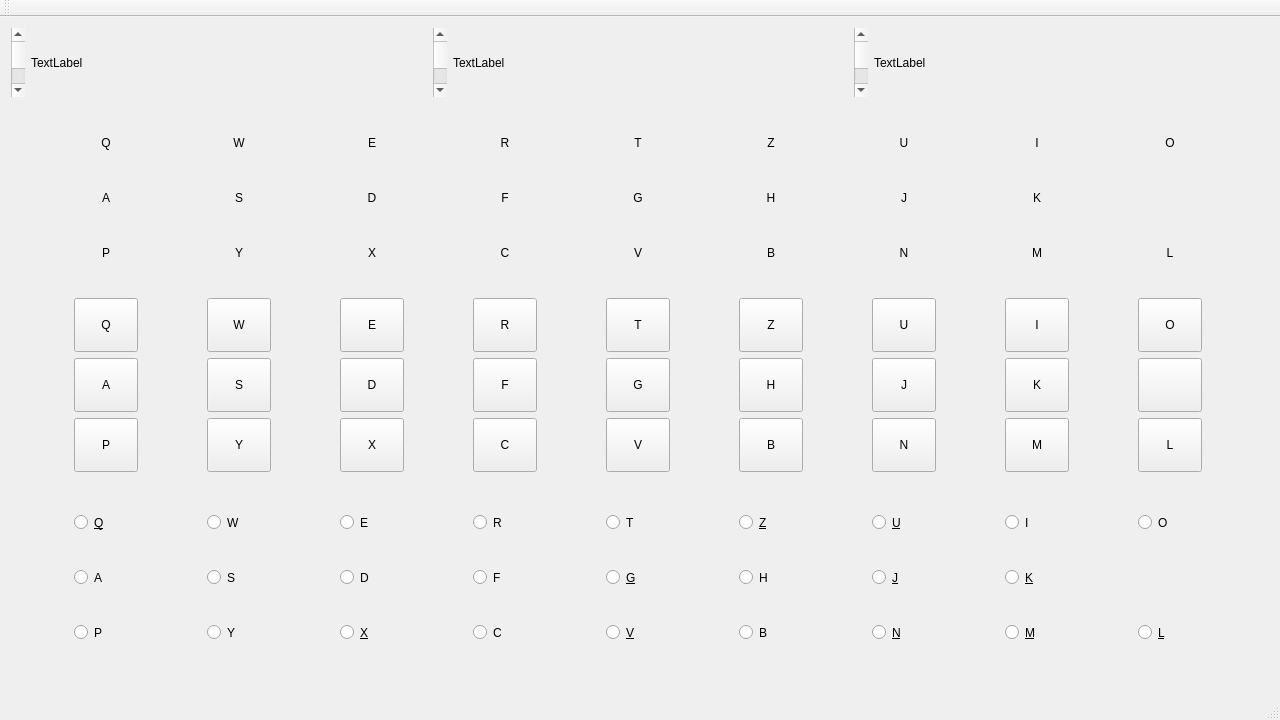
<?xml version="1.0" encoding="UTF-8"?>
<ui version="4.0">
 <class>MainWindow</class>
 <widget class="QMainWindow" name="MainWindow">
  <property name="geometry">
   <rect>
    <x>0</x>
    <y>0</y>
    <width>1280</width>
    <height>720</height>
   </rect>
  </property>
  <property name="windowTitle">
   <string>MainWindow</string>
  </property>
  <widget class="QWidget" name="centralWidget">
   <widget class="QWidget" name="gridLayoutWidget">
    <property name="geometry">
     <rect>
      <x>0</x>
      <y>270</y>
      <width>1281</width>
      <height>196</height>
     </rect>
    </property>
    <layout class="QGridLayout" name="gridLayout">
     <item row="1" column="7">
      <widget class="WidgetTasto" name="btK">
       <property name="maximumSize">
        <size>
         <width>64</width>
         <height>64</height>
        </size>
       </property>
       <property name="text">
        <string notr="true">K</string>
       </property>
      </widget>
     </item>
     <item row="2" column="4">
      <widget class="WidgetTasto" name="btV">
       <property name="maximumSize">
        <size>
         <width>64</width>
         <height>64</height>
        </size>
       </property>
       <property name="text">
        <string notr="true">V</string>
       </property>
      </widget>
     </item>
     <item row="0" column="5">
      <widget class="WidgetTasto" name="btZ">
       <property name="maximumSize">
        <size>
         <width>64</width>
         <height>64</height>
        </size>
       </property>
       <property name="text">
        <string notr="true">Z</string>
       </property>
      </widget>
     </item>
     <item row="1" column="3">
      <widget class="WidgetTasto" name="btF">
       <property name="maximumSize">
        <size>
         <width>64</width>
         <height>64</height>
        </size>
       </property>
       <property name="text">
        <string notr="true">F</string>
       </property>
      </widget>
     </item>
     <item row="0" column="0">
      <widget class="WidgetTasto" name="btQ">
       <property name="maximumSize">
        <size>
         <width>64</width>
         <height>64</height>
        </size>
       </property>
       <property name="text">
        <string notr="true">Q</string>
       </property>
      </widget>
     </item>
     <item row="2" column="5">
      <widget class="WidgetTasto" name="btB">
       <property name="maximumSize">
        <size>
         <width>64</width>
         <height>64</height>
        </size>
       </property>
       <property name="text">
        <string notr="true">B</string>
       </property>
      </widget>
     </item>
     <item row="2" column="2">
      <widget class="WidgetTasto" name="btX">
       <property name="maximumSize">
        <size>
         <width>64</width>
         <height>64</height>
        </size>
       </property>
       <property name="text">
        <string notr="true">X</string>
       </property>
      </widget>
     </item>
     <item row="1" column="6">
      <widget class="WidgetTasto" name="btJ">
       <property name="maximumSize">
        <size>
         <width>64</width>
         <height>64</height>
        </size>
       </property>
       <property name="text">
        <string notr="true">J</string>
       </property>
      </widget>
     </item>
     <item row="2" column="3">
      <widget class="WidgetTasto" name="btC">
       <property name="maximumSize">
        <size>
         <width>64</width>
         <height>64</height>
        </size>
       </property>
       <property name="text">
        <string notr="true">C</string>
       </property>
      </widget>
     </item>
     <item row="0" column="4">
      <widget class="WidgetTasto" name="btT">
       <property name="maximumSize">
        <size>
         <width>64</width>
         <height>64</height>
        </size>
       </property>
       <property name="text">
        <string notr="true">T</string>
       </property>
      </widget>
     </item>
     <item row="2" column="6">
      <widget class="WidgetTasto" name="btN">
       <property name="maximumSize">
        <size>
         <width>64</width>
         <height>64</height>
        </size>
       </property>
       <property name="text">
        <string notr="true">N</string>
       </property>
      </widget>
     </item>
     <item row="2" column="7">
      <widget class="WidgetTasto" name="btM">
       <property name="maximumSize">
        <size>
         <width>64</width>
         <height>64</height>
        </size>
       </property>
       <property name="text">
        <string notr="true">M</string>
       </property>
      </widget>
     </item>
     <item row="0" column="7">
      <widget class="WidgetTasto" name="btI">
       <property name="maximumSize">
        <size>
         <width>64</width>
         <height>64</height>
        </size>
       </property>
       <property name="text">
        <string notr="true">I</string>
       </property>
      </widget>
     </item>
     <item row="0" column="3">
      <widget class="WidgetTasto" name="btR">
       <property name="maximumSize">
        <size>
         <width>64</width>
         <height>64</height>
        </size>
       </property>
       <property name="text">
        <string notr="true">R</string>
       </property>
      </widget>
     </item>
     <item row="1" column="4">
      <widget class="WidgetTasto" name="btG">
       <property name="maximumSize">
        <size>
         <width>64</width>
         <height>64</height>
        </size>
       </property>
       <property name="text">
        <string notr="true">G</string>
       </property>
      </widget>
     </item>
     <item row="1" column="2">
      <widget class="WidgetTasto" name="btD">
       <property name="maximumSize">
        <size>
         <width>64</width>
         <height>64</height>
        </size>
       </property>
       <property name="text">
        <string notr="true">D</string>
       </property>
      </widget>
     </item>
     <item row="2" column="1">
      <widget class="WidgetTasto" name="btY">
       <property name="maximumSize">
        <size>
         <width>64</width>
         <height>64</height>
        </size>
       </property>
       <property name="text">
        <string notr="true">Y</string>
       </property>
      </widget>
     </item>
     <item row="1" column="0">
      <widget class="WidgetTasto" name="btA">
       <property name="maximumSize">
        <size>
         <width>64</width>
         <height>64</height>
        </size>
       </property>
       <property name="text">
        <string notr="true">A</string>
       </property>
      </widget>
     </item>
     <item row="0" column="1">
      <widget class="WidgetTasto" name="btW">
       <property name="maximumSize">
        <size>
         <width>64</width>
         <height>64</height>
        </size>
       </property>
       <property name="text">
        <string notr="true">W</string>
       </property>
      </widget>
     </item>
     <item row="1" column="1">
      <widget class="WidgetTasto" name="btS">
       <property name="maximumSize">
        <size>
         <width>64</width>
         <height>64</height>
        </size>
       </property>
       <property name="text">
        <string notr="true">S</string>
       </property>
      </widget>
     </item>
     <item row="0" column="6">
      <widget class="WidgetTasto" name="btU">
       <property name="maximumSize">
        <size>
         <width>64</width>
         <height>64</height>
        </size>
       </property>
       <property name="text">
        <string notr="true">U</string>
       </property>
      </widget>
     </item>
     <item row="1" column="5">
      <widget class="WidgetTasto" name="btH">
       <property name="maximumSize">
        <size>
         <width>64</width>
         <height>64</height>
        </size>
       </property>
       <property name="text">
        <string notr="true">H</string>
       </property>
      </widget>
     </item>
     <item row="0" column="2">
      <widget class="WidgetTasto" name="btE">
       <property name="maximumSize">
        <size>
         <width>64</width>
         <height>64</height>
        </size>
       </property>
       <property name="text">
        <string notr="true">E</string>
       </property>
      </widget>
     </item>
     <item row="2" column="0">
      <widget class="WidgetTasto" name="btP">
       <property name="maximumSize">
        <size>
         <width>64</width>
         <height>64</height>
        </size>
       </property>
       <property name="text">
        <string notr="true">P</string>
       </property>
      </widget>
     </item>
     <item row="0" column="8">
      <widget class="WidgetTasto" name="btO">
       <property name="maximumSize">
        <size>
         <width>64</width>
         <height>64</height>
        </size>
       </property>
       <property name="text">
        <string notr="true">O</string>
       </property>
      </widget>
     </item>
     <item row="1" column="8">
      <widget class="WidgetTasto" name="bt_">
       <property name="maximumSize">
        <size>
         <width>64</width>
         <height>64</height>
        </size>
       </property>
       <property name="text">
        <string notr="true"/>
       </property>
      </widget>
     </item>
     <item row="2" column="8">
      <widget class="WidgetTasto" name="btL">
       <property name="maximumSize">
        <size>
         <width>64</width>
         <height>64</height>
        </size>
       </property>
       <property name="text">
        <string notr="true">L</string>
       </property>
      </widget>
     </item>
    </layout>
   </widget>
   <widget class="QWidget" name="gridLayoutWidget_2">
    <property name="geometry">
     <rect>
      <x>0</x>
      <y>90</y>
      <width>1281</width>
      <height>181</height>
     </rect>
    </property>
    <layout class="QGridLayout" name="gridLayout_2">
     <item row="2" column="1">
      <widget class="WidgetLuce" name="lY">
       <property name="maximumSize">
        <size>
         <width>64</width>
         <height>64</height>
        </size>
       </property>
       <property name="text">
        <string>Y</string>
       </property>
       <property name="alignment">
        <set>Qt::AlignCenter</set>
       </property>
      </widget>
     </item>
     <item row="0" column="0">
      <widget class="WidgetLuce" name="lQ">
       <property name="maximumSize">
        <size>
         <width>64</width>
         <height>64</height>
        </size>
       </property>
       <property name="text">
        <string>Q</string>
       </property>
       <property name="alignment">
        <set>Qt::AlignCenter</set>
       </property>
      </widget>
     </item>
     <item row="0" column="3">
      <widget class="WidgetLuce" name="lR">
       <property name="maximumSize">
        <size>
         <width>64</width>
         <height>64</height>
        </size>
       </property>
       <property name="text">
        <string>R</string>
       </property>
       <property name="alignment">
        <set>Qt::AlignCenter</set>
       </property>
      </widget>
     </item>
     <item row="1" column="0">
      <widget class="WidgetLuce" name="lA">
       <property name="maximumSize">
        <size>
         <width>64</width>
         <height>64</height>
        </size>
       </property>
       <property name="text">
        <string>A</string>
       </property>
       <property name="alignment">
        <set>Qt::AlignCenter</set>
       </property>
      </widget>
     </item>
     <item row="1" column="4">
      <widget class="WidgetLuce" name="lG">
       <property name="maximumSize">
        <size>
         <width>64</width>
         <height>64</height>
        </size>
       </property>
       <property name="text">
        <string>G</string>
       </property>
       <property name="alignment">
        <set>Qt::AlignCenter</set>
       </property>
      </widget>
     </item>
     <item row="1" column="2">
      <widget class="WidgetLuce" name="lD">
       <property name="maximumSize">
        <size>
         <width>64</width>
         <height>64</height>
        </size>
       </property>
       <property name="text">
        <string>D</string>
       </property>
       <property name="alignment">
        <set>Qt::AlignCenter</set>
       </property>
      </widget>
     </item>
     <item row="2" column="5">
      <widget class="WidgetLuce" name="lB">
       <property name="maximumSize">
        <size>
         <width>64</width>
         <height>64</height>
        </size>
       </property>
       <property name="text">
        <string>B</string>
       </property>
       <property name="alignment">
        <set>Qt::AlignCenter</set>
       </property>
      </widget>
     </item>
     <item row="1" column="1">
      <widget class="WidgetLuce" name="lS">
       <property name="maximumSize">
        <size>
         <width>64</width>
         <height>64</height>
        </size>
       </property>
       <property name="text">
        <string>S</string>
       </property>
       <property name="alignment">
        <set>Qt::AlignCenter</set>
       </property>
      </widget>
     </item>
     <item row="0" column="2">
      <widget class="WidgetLuce" name="lE">
       <property name="maximumSize">
        <size>
         <width>64</width>
         <height>64</height>
        </size>
       </property>
       <property name="text">
        <string>E</string>
       </property>
       <property name="alignment">
        <set>Qt::AlignCenter</set>
       </property>
      </widget>
     </item>
     <item row="2" column="3">
      <widget class="WidgetLuce" name="lC">
       <property name="maximumSize">
        <size>
         <width>64</width>
         <height>64</height>
        </size>
       </property>
       <property name="text">
        <string>C</string>
       </property>
       <property name="alignment">
        <set>Qt::AlignCenter</set>
       </property>
      </widget>
     </item>
     <item row="2" column="4">
      <widget class="WidgetLuce" name="lV">
       <property name="maximumSize">
        <size>
         <width>64</width>
         <height>64</height>
        </size>
       </property>
       <property name="text">
        <string>V</string>
       </property>
       <property name="alignment">
        <set>Qt::AlignCenter</set>
       </property>
      </widget>
     </item>
     <item row="1" column="5">
      <widget class="WidgetLuce" name="lH">
       <property name="maximumSize">
        <size>
         <width>64</width>
         <height>64</height>
        </size>
       </property>
       <property name="text">
        <string>H</string>
       </property>
       <property name="alignment">
        <set>Qt::AlignCenter</set>
       </property>
      </widget>
     </item>
     <item row="2" column="0">
      <widget class="WidgetLuce" name="lP">
       <property name="maximumSize">
        <size>
         <width>64</width>
         <height>64</height>
        </size>
       </property>
       <property name="text">
        <string>P</string>
       </property>
       <property name="alignment">
        <set>Qt::AlignCenter</set>
       </property>
      </widget>
     </item>
     <item row="2" column="2">
      <widget class="WidgetLuce" name="lX">
       <property name="maximumSize">
        <size>
         <width>64</width>
         <height>64</height>
        </size>
       </property>
       <property name="text">
        <string>X</string>
       </property>
       <property name="alignment">
        <set>Qt::AlignCenter</set>
       </property>
      </widget>
     </item>
     <item row="0" column="5">
      <widget class="WidgetLuce" name="lZ">
       <property name="maximumSize">
        <size>
         <width>64</width>
         <height>64</height>
        </size>
       </property>
       <property name="text">
        <string>Z</string>
       </property>
       <property name="alignment">
        <set>Qt::AlignCenter</set>
       </property>
      </widget>
     </item>
     <item row="0" column="1">
      <widget class="WidgetLuce" name="lW">
       <property name="maximumSize">
        <size>
         <width>64</width>
         <height>64</height>
        </size>
       </property>
       <property name="text">
        <string>W</string>
       </property>
       <property name="alignment">
        <set>Qt::AlignCenter</set>
       </property>
      </widget>
     </item>
     <item row="0" column="4">
      <widget class="WidgetLuce" name="lT">
       <property name="maximumSize">
        <size>
         <width>64</width>
         <height>64</height>
        </size>
       </property>
       <property name="text">
        <string>T</string>
       </property>
       <property name="alignment">
        <set>Qt::AlignCenter</set>
       </property>
      </widget>
     </item>
     <item row="1" column="3">
      <widget class="WidgetLuce" name="lF">
       <property name="maximumSize">
        <size>
         <width>64</width>
         <height>64</height>
        </size>
       </property>
       <property name="text">
        <string>F</string>
       </property>
       <property name="alignment">
        <set>Qt::AlignCenter</set>
       </property>
      </widget>
     </item>
     <item row="0" column="6">
      <widget class="WidgetLuce" name="lU">
       <property name="maximumSize">
        <size>
         <width>64</width>
         <height>64</height>
        </size>
       </property>
       <property name="text">
        <string>U</string>
       </property>
       <property name="alignment">
        <set>Qt::AlignCenter</set>
       </property>
      </widget>
     </item>
     <item row="0" column="7">
      <widget class="WidgetLuce" name="lI">
       <property name="maximumSize">
        <size>
         <width>64</width>
         <height>64</height>
        </size>
       </property>
       <property name="text">
        <string>I</string>
       </property>
       <property name="alignment">
        <set>Qt::AlignCenter</set>
       </property>
      </widget>
     </item>
     <item row="0" column="8">
      <widget class="WidgetLuce" name="lO">
       <property name="maximumSize">
        <size>
         <width>64</width>
         <height>64</height>
        </size>
       </property>
       <property name="text">
        <string>O</string>
       </property>
       <property name="alignment">
        <set>Qt::AlignCenter</set>
       </property>
      </widget>
     </item>
     <item row="1" column="6">
      <widget class="WidgetLuce" name="lJ">
       <property name="maximumSize">
        <size>
         <width>64</width>
         <height>64</height>
        </size>
       </property>
       <property name="text">
        <string>J</string>
       </property>
       <property name="alignment">
        <set>Qt::AlignCenter</set>
       </property>
      </widget>
     </item>
     <item row="1" column="7">
      <widget class="WidgetLuce" name="lK">
       <property name="maximumSize">
        <size>
         <width>64</width>
         <height>64</height>
        </size>
       </property>
       <property name="text">
        <string>K</string>
       </property>
       <property name="alignment">
        <set>Qt::AlignCenter</set>
       </property>
      </widget>
     </item>
     <item row="1" column="8">
      <widget class="WidgetLuce" name="l_">
       <property name="maximumSize">
        <size>
         <width>64</width>
         <height>64</height>
        </size>
       </property>
       <property name="text">
        <string/>
       </property>
       <property name="alignment">
        <set>Qt::AlignCenter</set>
       </property>
      </widget>
     </item>
     <item row="2" column="6">
      <widget class="WidgetLuce" name="lN">
       <property name="maximumSize">
        <size>
         <width>64</width>
         <height>64</height>
        </size>
       </property>
       <property name="text">
        <string>N</string>
       </property>
       <property name="alignment">
        <set>Qt::AlignCenter</set>
       </property>
      </widget>
     </item>
     <item row="2" column="7">
      <widget class="WidgetLuce" name="lM">
       <property name="maximumSize">
        <size>
         <width>64</width>
         <height>64</height>
        </size>
       </property>
       <property name="text">
        <string>M</string>
       </property>
       <property name="alignment">
        <set>Qt::AlignCenter</set>
       </property>
      </widget>
     </item>
     <item row="2" column="8">
      <widget class="WidgetLuce" name="lL">
       <property name="maximumSize">
        <size>
         <width>64</width>
         <height>64</height>
        </size>
       </property>
       <property name="text">
        <string>L</string>
       </property>
       <property name="alignment">
        <set>Qt::AlignCenter</set>
       </property>
      </widget>
     </item>
    </layout>
   </widget>
   <widget class="QWidget" name="gridLayoutWidget_3">
    <property name="geometry">
     <rect>
      <x>0</x>
      <y>470</y>
      <width>1281</width>
      <height>181</height>
     </rect>
    </property>
    <layout class="QGridLayout" name="gridLayout_3">
     <item row="1" column="0">
      <widget class="QRadioButton" name="rbA">
       <property name="maximumSize">
        <size>
         <width>64</width>
         <height>64</height>
        </size>
       </property>
       <property name="text">
        <string>A</string>
       </property>
       <property name="autoExclusive">
        <bool>false</bool>
       </property>
      </widget>
     </item>
     <item row="2" column="0">
      <widget class="QRadioButton" name="rbP">
       <property name="maximumSize">
        <size>
         <width>64</width>
         <height>64</height>
        </size>
       </property>
       <property name="text">
        <string>P</string>
       </property>
       <property name="autoExclusive">
        <bool>false</bool>
       </property>
      </widget>
     </item>
     <item row="1" column="5">
      <widget class="QRadioButton" name="rbH">
       <property name="maximumSize">
        <size>
         <width>64</width>
         <height>64</height>
        </size>
       </property>
       <property name="text">
        <string>H</string>
       </property>
       <property name="autoExclusive">
        <bool>false</bool>
       </property>
      </widget>
     </item>
     <item row="2" column="2">
      <widget class="QRadioButton" name="rbX">
       <property name="maximumSize">
        <size>
         <width>64</width>
         <height>64</height>
        </size>
       </property>
       <property name="text">
        <string>&amp;X</string>
       </property>
       <property name="autoExclusive">
        <bool>false</bool>
       </property>
      </widget>
     </item>
     <item row="1" column="4">
      <widget class="QRadioButton" name="rbG">
       <property name="maximumSize">
        <size>
         <width>64</width>
         <height>64</height>
        </size>
       </property>
       <property name="text">
        <string>&amp;G</string>
       </property>
       <property name="autoExclusive">
        <bool>false</bool>
       </property>
      </widget>
     </item>
     <item row="1" column="2">
      <widget class="QRadioButton" name="rbD">
       <property name="maximumSize">
        <size>
         <width>64</width>
         <height>64</height>
        </size>
       </property>
       <property name="text">
        <string>D</string>
       </property>
       <property name="autoExclusive">
        <bool>false</bool>
       </property>
      </widget>
     </item>
     <item row="2" column="4">
      <widget class="QRadioButton" name="rbV">
       <property name="maximumSize">
        <size>
         <width>64</width>
         <height>64</height>
        </size>
       </property>
       <property name="text">
        <string>&amp;V</string>
       </property>
       <property name="autoExclusive">
        <bool>false</bool>
       </property>
      </widget>
     </item>
     <item row="2" column="3">
      <widget class="QRadioButton" name="rbC">
       <property name="maximumSize">
        <size>
         <width>64</width>
         <height>64</height>
        </size>
       </property>
       <property name="text">
        <string>C</string>
       </property>
       <property name="autoExclusive">
        <bool>false</bool>
       </property>
      </widget>
     </item>
     <item row="2" column="1">
      <widget class="QRadioButton" name="rbY">
       <property name="maximumSize">
        <size>
         <width>64</width>
         <height>64</height>
        </size>
       </property>
       <property name="text">
        <string>Y</string>
       </property>
       <property name="autoExclusive">
        <bool>false</bool>
       </property>
      </widget>
     </item>
     <item row="0" column="4">
      <widget class="QRadioButton" name="rbT">
       <property name="maximumSize">
        <size>
         <width>64</width>
         <height>64</height>
        </size>
       </property>
       <property name="text">
        <string>T</string>
       </property>
       <property name="autoExclusive">
        <bool>false</bool>
       </property>
      </widget>
     </item>
     <item row="0" column="6">
      <widget class="QRadioButton" name="rbU">
       <property name="maximumSize">
        <size>
         <width>64</width>
         <height>64</height>
        </size>
       </property>
       <property name="text">
        <string>&amp;U</string>
       </property>
       <property name="autoExclusive">
        <bool>false</bool>
       </property>
      </widget>
     </item>
     <item row="2" column="5">
      <widget class="QRadioButton" name="rbB">
       <property name="maximumSize">
        <size>
         <width>64</width>
         <height>64</height>
        </size>
       </property>
       <property name="text">
        <string>B</string>
       </property>
       <property name="autoExclusive">
        <bool>false</bool>
       </property>
      </widget>
     </item>
     <item row="1" column="6">
      <widget class="QRadioButton" name="rbJ">
       <property name="maximumSize">
        <size>
         <width>64</width>
         <height>64</height>
        </size>
       </property>
       <property name="text">
        <string>&amp;J</string>
       </property>
       <property name="autoExclusive">
        <bool>false</bool>
       </property>
      </widget>
     </item>
     <item row="0" column="5">
      <widget class="QRadioButton" name="rbZ">
       <property name="maximumSize">
        <size>
         <width>64</width>
         <height>64</height>
        </size>
       </property>
       <property name="text">
        <string>&amp;Z</string>
       </property>
       <property name="autoExclusive">
        <bool>false</bool>
       </property>
      </widget>
     </item>
     <item row="0" column="0">
      <widget class="QRadioButton" name="rbQ">
       <property name="maximumSize">
        <size>
         <width>64</width>
         <height>64</height>
        </size>
       </property>
       <property name="text">
        <string>&amp;Q</string>
       </property>
       <property name="autoExclusive">
        <bool>false</bool>
       </property>
      </widget>
     </item>
     <item row="2" column="6">
      <widget class="QRadioButton" name="rbN">
       <property name="maximumSize">
        <size>
         <width>64</width>
         <height>64</height>
        </size>
       </property>
       <property name="text">
        <string>&amp;N</string>
       </property>
       <property name="autoExclusive">
        <bool>false</bool>
       </property>
      </widget>
     </item>
     <item row="0" column="1">
      <widget class="QRadioButton" name="rbW">
       <property name="maximumSize">
        <size>
         <width>64</width>
         <height>64</height>
        </size>
       </property>
       <property name="text">
        <string>W</string>
       </property>
       <property name="autoExclusive">
        <bool>false</bool>
       </property>
      </widget>
     </item>
     <item row="0" column="2">
      <widget class="QRadioButton" name="rbE">
       <property name="maximumSize">
        <size>
         <width>64</width>
         <height>64</height>
        </size>
       </property>
       <property name="text">
        <string>E</string>
       </property>
       <property name="autoExclusive">
        <bool>false</bool>
       </property>
      </widget>
     </item>
     <item row="1" column="1">
      <widget class="QRadioButton" name="rbS">
       <property name="maximumSize">
        <size>
         <width>64</width>
         <height>64</height>
        </size>
       </property>
       <property name="text">
        <string>S</string>
       </property>
       <property name="autoExclusive">
        <bool>false</bool>
       </property>
      </widget>
     </item>
     <item row="1" column="7">
      <widget class="QRadioButton" name="rbK">
       <property name="maximumSize">
        <size>
         <width>64</width>
         <height>64</height>
        </size>
       </property>
       <property name="text">
        <string>&amp;K</string>
       </property>
       <property name="autoExclusive">
        <bool>false</bool>
       </property>
      </widget>
     </item>
     <item row="0" column="7">
      <widget class="QRadioButton" name="rbI">
       <property name="maximumSize">
        <size>
         <width>64</width>
         <height>64</height>
        </size>
       </property>
       <property name="text">
        <string>I</string>
       </property>
       <property name="autoExclusive">
        <bool>false</bool>
       </property>
      </widget>
     </item>
     <item row="0" column="3">
      <widget class="QRadioButton" name="rbR">
       <property name="maximumSize">
        <size>
         <width>64</width>
         <height>64</height>
        </size>
       </property>
       <property name="text">
        <string>R</string>
       </property>
       <property name="autoExclusive">
        <bool>false</bool>
       </property>
      </widget>
     </item>
     <item row="2" column="7">
      <widget class="QRadioButton" name="rbM">
       <property name="maximumSize">
        <size>
         <width>64</width>
         <height>64</height>
        </size>
       </property>
       <property name="text">
        <string>&amp;M</string>
       </property>
       <property name="autoExclusive">
        <bool>false</bool>
       </property>
      </widget>
     </item>
     <item row="1" column="3">
      <widget class="QRadioButton" name="rbF">
       <property name="maximumSize">
        <size>
         <width>64</width>
         <height>64</height>
        </size>
       </property>
       <property name="text">
        <string>F</string>
       </property>
       <property name="autoExclusive">
        <bool>false</bool>
       </property>
      </widget>
     </item>
     <item row="0" column="8">
      <widget class="QRadioButton" name="rbO">
       <property name="maximumSize">
        <size>
         <width>64</width>
         <height>64</height>
        </size>
       </property>
       <property name="text">
        <string>O</string>
       </property>
       <property name="autoExclusive">
        <bool>false</bool>
       </property>
      </widget>
     </item>
     <item row="2" column="8">
      <widget class="QRadioButton" name="rbL">
       <property name="maximumSize">
        <size>
         <width>64</width>
         <height>64</height>
        </size>
       </property>
       <property name="styleSheet">
        <string notr="true">QRadioButton::indicator:checked {
    background-color:       red;
    border:                 2px solid white;
}
</string>
       </property>
       <property name="text">
        <string>&amp;L</string>
       </property>
       <property name="autoExclusive">
        <bool>false</bool>
       </property>
      </widget>
     </item>
    </layout>
   </widget>
   <widget class="QWidget" name="horizontalLayoutWidget">
    <property name="geometry">
     <rect>
      <x>0</x>
      <y>0</y>
      <width>1281</width>
      <height>91</height>
     </rect>
    </property>
    <layout class="QHBoxLayout" name="horizontalLayout">
     <item>
      <widget class="WidgetRotore" name="rotore1">
       <property name="maximum">
        <number>25</number>
       </property>
       <property name="orientation">
        <enum>Qt::Vertical</enum>
       </property>
      </widget>
     </item>
     <item>
      <widget class="QLabel" name="lR1">
       <property name="text">
        <string>TextLabel</string>
       </property>
      </widget>
     </item>
     <item>
      <widget class="WidgetRotore" name="rotore2">
       <property name="maximum">
        <number>25</number>
       </property>
       <property name="orientation">
        <enum>Qt::Vertical</enum>
       </property>
      </widget>
     </item>
     <item>
      <widget class="QLabel" name="lR2">
       <property name="text">
        <string>TextLabel</string>
       </property>
      </widget>
     </item>
     <item>
      <widget class="WidgetRotore" name="rotore3">
       <property name="maximum">
        <number>25</number>
       </property>
       <property name="orientation">
        <enum>Qt::Vertical</enum>
       </property>
      </widget>
     </item>
     <item>
      <widget class="QLabel" name="lR3">
       <property name="text">
        <string>TextLabel</string>
       </property>
      </widget>
     </item>
    </layout>
   </widget>
  </widget>
  <widget class="QMenuBar" name="menuBar">
   <property name="geometry">
    <rect>
     <x>0</x>
     <y>0</y>
     <width>1280</width>
     <height>30</height>
    </rect>
   </property>
  </widget>
  <widget class="QToolBar" name="mainToolBar">
   <attribute name="toolBarArea">
    <enum>TopToolBarArea</enum>
   </attribute>
   <attribute name="toolBarBreak">
    <bool>false</bool>
   </attribute>
  </widget>
  <widget class="QStatusBar" name="statusBar"/>
 </widget>
 <layoutdefault spacing="6" margin="11"/>
 <customwidgets>
  <customwidget>
   <class>WidgetTasto</class>
   <extends>QPushButton</extends>
   <header>widgettasto.h</header>
  </customwidget>
  <customwidget>
   <class>WidgetLuce</class>
   <extends>QLabel</extends>
   <header>widgetluce.h</header>
  </customwidget>
  <customwidget>
   <class>WidgetRotore</class>
   <extends>QScrollBar</extends>
   <header>widgetrotore.h</header>
  </customwidget>
 </customwidgets>
 <resources/>
 <connections/>
</ui>
